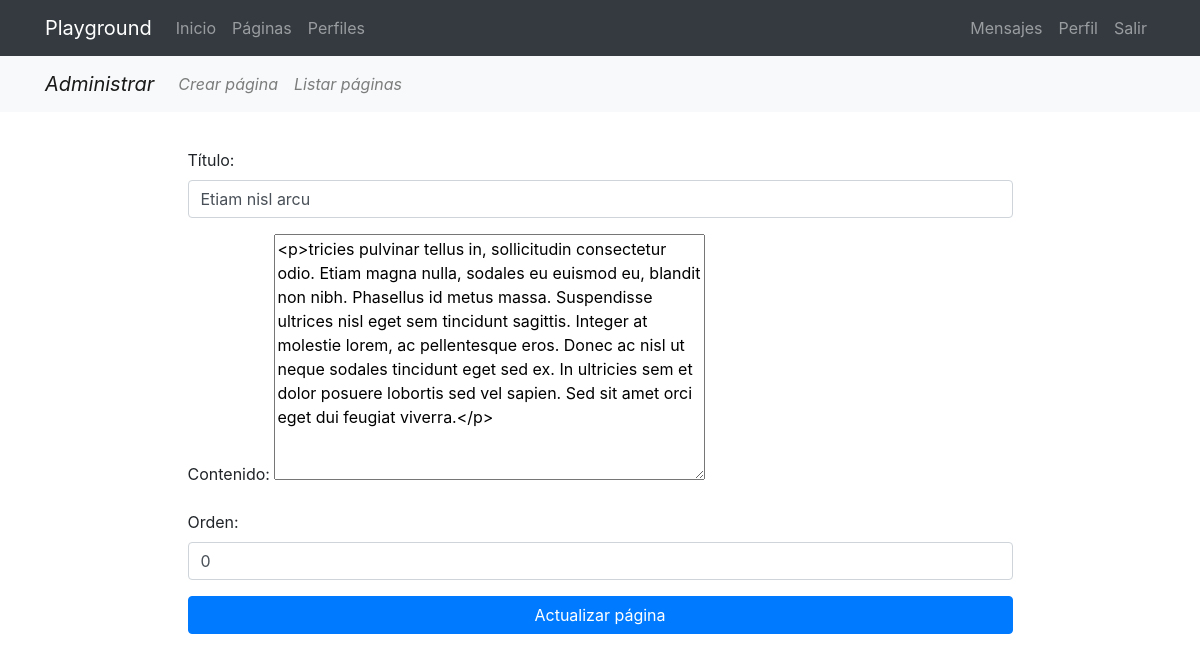
The page /pages/update/2/ (signed in) on the database its author committed.
### pages/models.py (models this page shows, shortened)
class Page(models.Model):
    title = models.CharField(verbose_name="Título", max_length=200)
    content = RichTextField(verbose_name="Contenido")
    order = models.SmallIntegerField(verbose_name="Orden", default=0)
    created = models.DateTimeField(auto_now_add=True, verbose_name="Fecha de creación")
    updated = models.DateTimeField(auto_now=True, verbose_name="Fecha de edición")
    class Meta:
        verbose_name = "página"
        verbose_name_plural = "páginas"
        ordering = ['order', 'title']

### pages/views.py (the view, shortened to what this page needs)
# urls.py: path('update/<int:pk>/', PageUpdate.as_view(), name='update'),
@method_decorator(staff_member_required, name='dispatch')
class PageUpdate(StaffRequiredMixin, UpdateView):
    model = Page
    form_class = PageForm
    template_name_suffix = "_update_form"

### pages/forms.py
class PageForm(forms.ModelForm):
    class Meta:
        model = Page
        fields = ("title", "content", "order")
        widgets = {
            'title': forms.TextInput(attrs={'class':'form-control'}),
            'contente': forms.Textarea(attrs={'class':'form-control'}),
            'order': forms.NumberInput(attrs={'class':'form-control'}),
        }

### pages/views.py (called while the page is built)
    @method_decorator(staff_member_required)
    def dispatch(self, request, *args, **kwargs):
        return super(StaffRequiredMixin, self).dispatch(request, *args, **kwargs)

### pages/templates/pages/page_update_form.html (shortened to what this page needs)
{% extends 'core/base.html' %}
{% load static %}
{% block content %}
{% include 'pages/includes/pages_menu.html'%}
<main role="main">
  <div class="container">
    <div class="row mt-3 mb-5">
      <div class="col-md-9 mx-auto">
        <div>
          <form action="" method="post">{% csrf_token %}
            {{ form.as_p }}
          <div class="text-center">
            <input type="submit" class="btn btn-primary btn-block" value="Actualizar página" />
          </div>
        </form>
        </div>
      </div>
    </div>
  </div>
</main>
{% endblock %}

### core/static/core/css/main.css (style rules this page uses)
main { padding-top: 20px; }
:root { --jumbotron-padding-y: 3rem; }

### rows shown on the page
Page: title "Etiam nisl arcu", content "<p>tricies pulvinar tellus in, sollicitudin consectetur odio. Etiam magna nulla, sodales eu euismod eu, blandit non nibh. Phasellus id metus massa. Suspendisse ultrices nisl eget sem tincidunt sagittis. Integer at molestie lorem, ac pellentesque eros. Donec ac nisl ut neque sodales tincidunt eget sed ex. In ultricies sem et dolor posuere lobortis sed vel sapien. Sed sit amet orci eget dui feugiat viverra.</p>", order "0"
